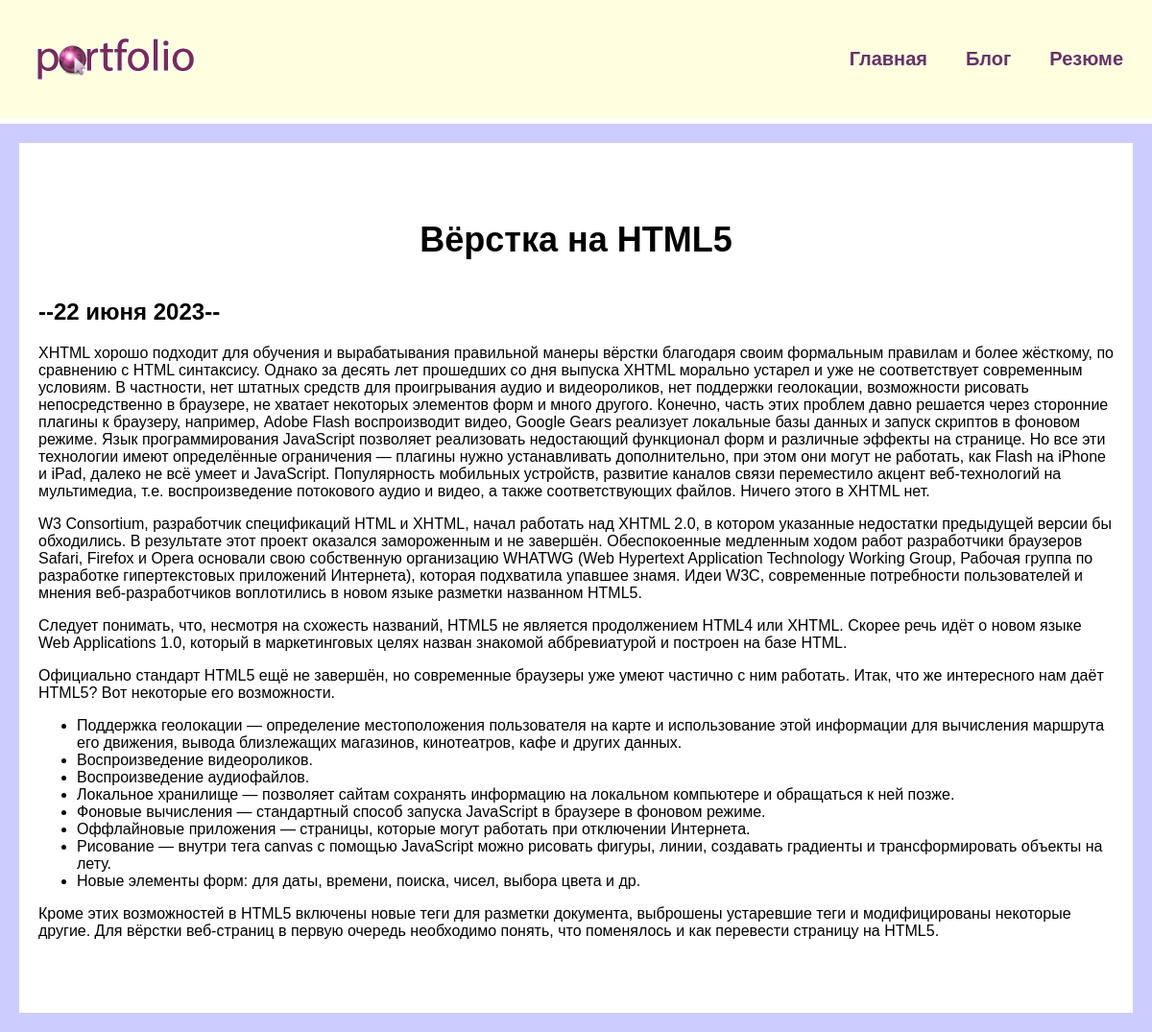
Page /blog/1/ on the committed database.
### blog/models.py (models this page shows, shortened)
class Blog(models.Model):
    title = models.CharField(max_length=200)
    description = models.TextField()
    date = models.DateField()

### blog/views.py (the view)
# urls.py: path('<int:blog_id>/', views.detail, name='detail'),
def detail(request, blog_id):
    blog = get_object_or_404(Blog, pk=blog_id)
    return render(request, 'blog/detail.html', {'blog': blog})

### blog/templates/blog/detail.html
{% extends 'skills/base.html'%}
{% block content%}
<div class="detail">
    <h1>{{blog.title }}</h1>
    <h2>--{{ blog.date|date:'j E Y' }}--</h2>
    {{ blog.description|safe }}
</div>
{%endblock%}

### skills/static/css/styles.css (style rules this page uses)
body { font-family: Verdana, Geneva, Tahoma, sans-serif; padding: 0; margin:0; background: #CCCCFF; }
.content h1 { text-align: center; margin: 60px 0 40px; font-size: 36px; }
.detail { background: #FFF; padding: 20px 20px 60px; box-sizing: border-box; }

### rows in the picture
Blog: title "Вёрстка на HTML5", date "22 июня 2023", description "XHTML хорошо подходит для обучения и вырабатывания правильной манеры вёрстки благодаря своим формальным правилам и более жёсткому, по сравнению с HTML синтаксису. Однако за десять лет прошедших со дня выпуска XHTML морально устарел и уже не соответствует современным условиям. В частности, нет штатных средств для проигрывания аудио и видеороликов, нет поддержки геолокации, возможности рисовать непосредственно в браузере, не хватает некоторых элементов форм и много другого. Конечно, часть этих проблем давно решается через сторонние плагины к браузеру, например, Adobe Flash воспроизводит видео, Google Gears реализует локальные базы данных и запуск скриптов в фоновом режиме. Язык…"
